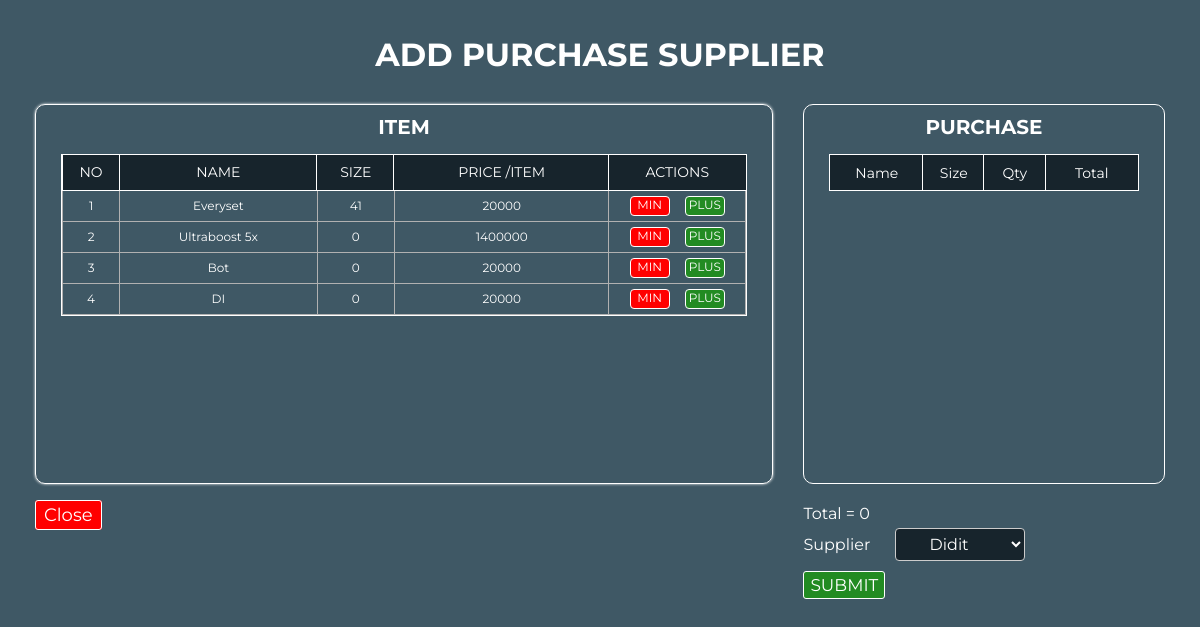
The page /view/viewAddPurchase.php (signed in) on the database its author committed.
### tables this page shows
CREATE TABLE `item` (
  `id` int(100) NOT NULL,
  `name` varchar(100) NOT NULL,
  `price` bigint(20) NOT NULL,
  `stock` int(11) NOT NULL,
  `size` int(11) NOT NULL DEFAULT 0,
  `category` varchar(100) NOT NULL
);

### repository/getAllData.php (called while the page is built, shortened)
<?php
require_once "../model/supplierModel.php";
require_once "../model/itemModel.php";
function getAllSupplier(): array
{
    $connection = getConnection();
    $sql = "SELECT * FROM supplier";
    $result = $connection ->query($sql);
    $array = [];
    while ($row = $result->fetch())
        $array[] = new Supplier(
            id: $row["id"],
            name: $row["name"],
            email: $row["email"],
            contact: $row["contact"],
            address: $row["address"]
        );
    return $array;
}
function getAllItem(): array
{
    $connection = getConnection();
    $sql = "SELECT * FROM item";
    $result = $connection ->query($sql);
    $array = [];
    while ($row = $result->fetch())
        $array[] = new Item(
            id: $row["id"],
            name: $row["name"],
            price: $row["price"],
            stock: $row["stock"],
            size: $row["size"],
            category: $row["category"]
        );
    return $array;
}

### model/itemModel.php (called while the page is built, shortened)
<?php
class Item
{
    private int $id;
    private string $name;
    private int $price;
    private int $size;
    public function __construct(int $id, string $name, int $price, int $stock, string $category, int $size)
    {
        $this->id = $id;
        $this->name = $name;
        $this->price = $price;
        $this->size = $size;
    }
    public function getId(): int
    {
        return $this->id;
    }
    public function getName(): string
    {
        return $this->name;
    }
    public function getPrice(): int
    {
        return $this->price;
    }
    public function getSize(): int {
        return $this->size;
    }
}

### model/supplierModel.php (called while the page is built, shortened)
<?php
class Supplier
{
    private int $id;
    private string $name;
    public function __construct(?int $id, string $name, string $email, string $contact, string $address)
    {
        $this->id = $id ?? 0;
        $this->name = $name;
    }
    public function getId(): int
    {
        return $this->id;
    }
    public function getName(): string
    {
        return $this->name;
    }
}

### view/viewAddPurchase.php (the view, shortened to what this page needs)
<?php
require_once "../repository/getAllData.php";
$data = getAllItem();
?>
<!DOCTYPE html>
<html lang="en">
<head>
    <link rel="stylesheet" href="../assets/style/styleAddPurchase.css">
</head>
<body>
<div class="container">
    <div>
        <h1> ADD PURCHASE SUPPLIER </h1>
    </div>
    <div class="container-purchase">
        <div class="item">
            <div class="outer-wrapper">
                <h2> ITEM </h2>
                <div class="table-wrapper">
                    <table>
                        <tr>
                            <th>NO</th>
                            <th>NAME</th>
                            <th>SIZE</th>
                            <th>PRICE /ITEM</th>
                            <th width="20%">ACTIONS</th>
                        </tr>
                        <?php
                        $counter = 1;
                        foreach ($data as $item) {
                            ?>
                            <tr>
                                <td><?= $counter ?></td>
                                <td><?= $item->getName() ?></td>
                                <td><?= $item->getSize() ?></td>
                                <td><?= $item->getPrice() ?></td>
                                <td>
                                    <div class="td-quantity">
                                        <a href="../repository/purchase_supplier/actionAddPurchase.php?action_type=remove_item&id=<?= $item->getId() ?>&product_name=<?= $item->getName() ?>&size=<?=$item->getSize()?>&quantity=1&price=<?= $item->getPrice() ?>" class="min">
                                            MIN
                                        </a>
                                        <a href="../repository/purchase_supplier/actionAddPurchase.php?action_type=add_item&id=<?= $item->getId() ?>&product_name=<?= $item->getName() ?>&size=<?=$item->getSize()?>&quantity=1&price=<?= $item->getPrice() ?>" class="plus">
                                            PLUS
                                        </a>
                                    </div>
                                </td>
                            </tr>
                            <?php $counter++;
                        } ?>
                    </table>
                </div>
            </div>
        </div>
        <div class="item-purchase">
            <h2> PURCHASE </h2>
            <div class="table-wrapper">
                <table>
                    <thead>
                        <tr>
                            <th>Name</th>
                            <th>Size</th>
                            <th width="20%">Qty</th>
                            <th width="30%">Total</th>
                        </tr>
                    </thead>
                        <?php
                        $Total = 0;
                                ?>
                </table>
            </div>
        </div>
    </div>
    <div class="footer">
        <div class="close">
            <a href="../repository/purchase_supplier/actionAddPurchase.php?action_type=clear_session" class="button-close">Close</a>
        </div>
        <div class="submit">
            <label> Total = <?= $Total?></label>
            <form method="POST" action="../repository/purchase_supplier/actionAddPurchase.php?action_type=submit" class="input-form">
                <label> Supplier
                    <select name="supplier_id" class="supplier-dropdown">
                        <?php
                        $suppliers = getAllSupplier();
                        foreach ($suppliers as $supplier) {
                            echo "<option value=\"{$supplier->getId()}\">{$supplier->getName()}</option>";
                        }
                        ?>
                    </select>
                </label>
                <br>
                <button class="button-submit" type="submit">SUBMIT</button>
            </form>
        </div>
    </div>
</div>
</body>
</html>

### assets/style/styleAddPurchase.css (style rules this page uses)
* { margin: 0; padding: 0; outline: none; border: none; text-decoration: none; box-sizing: border-box; font-family: "Montserrat", Arial, sans-serif; }
html, body { height: 100%; background-color: #3f5865; margin: 0; }
.container { display: flex; height: 100%; color: white; flex-direction: column; padding: 35px; }
.container h1 { text-align: center; }
.container-purchase { display: flex; height: 400px; margin-top: 20px; }
.item { width: 70%; }
.outer-wrapper { margin: 10px 0; border: 1px solid white; border-radius: 10px; box-shadow: 0 0 3px white; max-width: 100%; height: 95%; padding: 10px 25px; }
.outer-wrapper h2 { margin-bottom: 15px; text-align: center; font-size: 20px; }
.table-wrapper { max-height: 85%; overflow-y: auto; border: 1px solid white; }
table { width: 100%; border-collapse: collapse; }
table th { position: sticky; top: 0; background-color: #17242c; color: white; text-align: center; font-weight: normal; font-size: 14px; outline: 1px solid white; height: 35px; }
table td { text-align: center; font-size: 12px; border: 1px solid rgb(177, 177, 177); color: white; }
.td-quantity { display: flex; justify-content: space-evenly; align-items: center; padding: 5px; }
.min, .plus { border-radius: 4px; color: white; cursor: pointer; border: 1px solid white; }
.min { width: 40px; height: 20px; background-color: red; }
.plus { width: 40px; height: 20px; background-color: forestgreen; }
.item-purchase { width: 34%; height: 95%; margin: 10px 0 0 30px; border: 1px solid white; border-radius: 10px; padding: 10px 25px; }
.item-purchase h2 { text-align: center; font-size: 20px; margin-bottom: 15px; }
.footer { display: flex; justify-content: space-between; margin-top: 10px; }
.submit { width: 32%; }
.input-form { padding-top: 5px; }
.button-close { padding: 3px 8px; color: white; border: 1px solid white; border-radius: 3px; text-decoration: none; background-color: red; font-size: 18px; }
.button-submit { padding: 3px 6px; color: white; border: 1px solid white; border-radius: 3px; text-decoration: none; background-color: forestgreen; font-size: 17px; margin-top: 10px; }
.supplier-dropdown { padding: 5px 30px; margin-left: 20px; font-size: 16px; border: 1px solid #ccc; border-radius: 4px; background-color: #f8f8f8; transition: border-color 0.3s, background-color 0.3s; background-color: #17242c; color: white; }

### rows shown on the page
item: name "Everyset", size "41", price "20000"
item: name "Ultraboost 5x", size "0", price "1400000"
item: name "Bot", size "0", price "20000"
item: name "DI", size "0", price "20000"

### other values the page prints
$Total "0"
form field supplier_id "Didit"
